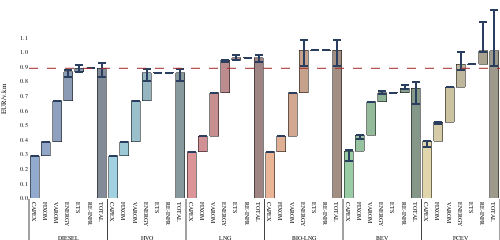
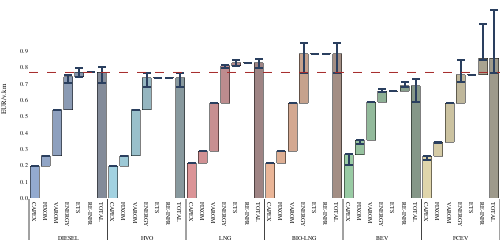
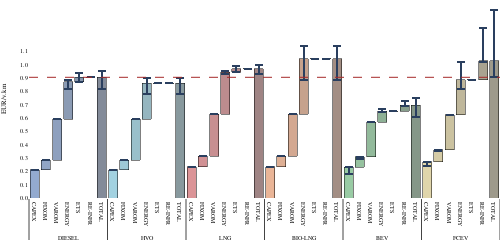
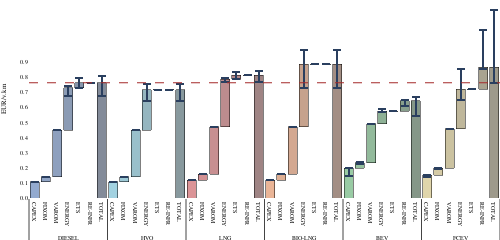

These figures' notebook cell, in order:
### Markdown cell above
### TCO (Waterfall charts for a given year)

### Code cell
#Please set the year of analysis
Year=[2030]
Total_Matrix=Total_Matrix_km(Cases,data,CONSTANTS)
for c in Cases.iterrows():
    for y in Year:
        print(c[1]["Case"], y)
        results=Create_Waterfall(Cases,c, y, Total_Matrix, data, CONSTANTS)
        fig = results[0]
        fig.show()
        fig.write_image(os.path.join(results_folder, "TCO_{}_{}_2.svg".format(c[1]["Case"], y)), engine="kaleido")

### Figure 1 — Plotly figure (JSON) as saved in the notebook; plotly's stock layout.template omitted (floating-point values rounded to 4 significant figures)
{"data": [{"marker": {"color": "rgba(0,0,0,0)", "line": {"color": "rgba(0,0,0,0)"}}, "name": "", "type": "bar", "x": [["DIESEL", "DIESEL", "DIESEL", "DIESEL", "DIESEL", "DIESEL", "DIESEL", "HVO", "HVO", "HVO", "HVO", "HVO", "HVO", "HVO", "LNG", "LNG", "LNG", "LNG", "LNG", "LNG", "LNG", "BIO-LNG", "BIO-LNG", "BIO-LNG", "BIO-LNG", "BIO-LNG", "BIO-LNG", "BIO-LNG", "BEV", "BEV", "BEV", "BEV", "BEV", "BEV", "BEV", "FCEV", "FCEV", "FCEV", "FCEV", "FCEV", "FCEV", "FCEV"], ["CAPEX", "FIXOM", "VAROM", "ENERGY", "ETS", "RE-INFR", "TOTAL", "CAPEX", "FIXOM", "VAROM", "ENERGY", "ETS", "RE-INFR", "TOTAL", "CAPEX", "FIXOM", "VAROM", "ENERGY", "ETS", "RE-INFR", "TOTAL", "CAPEX", "FIXOM", "VAROM", "ENERGY", "ETS", "RE-INFR", "TOTAL", "CAPEX", "FIXOM", "VAROM", "ENERGY", "ETS", "RE-INFR", "TOTAL", "CAPEX", "FIXOM", "VAROM", "ENERGY", "ETS", "RE-INFR", "TOTAL", "CAPEX", "FIXOM", "VAROM", "ENERGY", "ETS", "RE-INFR", "TOTAL"]], "y": [0, 0.2898, 0.3864, 0.6674, 0.8649, 0.8891, 0, 0, 0.2898, 0.3864, 0.6674, 0.8571, 0.8571, 0, 0, 0.3187, 0.4251, 0.7208, 0.9436, 0.9609, 0, 0, 0.3187, 0.4251, 0.7208, 1.014, 1.014, 0, 0, 0.3221, 0.4295, 0.6613, 0.7209, 0.7209, 0, 0, 0.3907, 0.521, 0.7579, 0.917, 0.917, 0]}, {"error_y": {"array": [0, 0, 0, 0.009648, 0.02423, 0, 0.03387, 0, 0, 0, 0.02638, 0, 0, 0.02638, 0, 0, 0, 0.005397, 0.01732, 0, 0.02271, 0, 0, 0, 0.06673, 0, 0, 0.06673, 0.005119, 0.001708, 0, 0.01084, 0, 0.02298, 0.04065, 0, 0, 0, 0.08078, 0, 0.1999, 0.2807], "arrayminus": [0, 0, 0, 0.03776, 0.02423, 0, 0.06199, 0, 0, 0, 0.05479, 0, 0, 0.05479, 0, 0, 0, 0.01166, 0.01732, 0, 0.02898, 0, 0, 0, 0.1112, 0, 0, 0.1112, 0.07166, 0.02391, 0, 0.005421, 0, 0.005746, 0.1067, 0.03796, 0.01266, 0, 0.04257, 0, 0.01059, 0.1038], "symmetric": false, "type": "data"}, "marker": {"color": ["rgba(76,114,176,0.6)", "rgba(72,106,161,0.6)", "rgba(67,97,147,0.6)", "rgba(63,89,131,0.6)", "rgba(58,80,117,0.6)", "rgba(54,72,101,0.6)", "rgba(49,63,86,0.6)", "rgba(100,181,205,0.6)", "rgba(93,165,187,0.6)", "rgba(86,150,169,0.6)", "rgba(79,133,150,0.6)", "rgba(71,118,132,0.6)", "rgba(64,101,113,0.6)", "rgba(57,86,94,0.6)", "rgba(196,78,82,0.6)", "rgba(179,73,77,0.6)", "rgba(163,69,72,0.6)", "rgba(145,64,67,0.6)", "rgba(129,59,62,0.6)", "rgba(111,54,56,0.6)", "rgba(95,50,51,0.6)", "rgba(221,132,82,0.6)", "rgba(201,122,77,0.6)", "rgba(182,111,72,0.6)", "rgba(161,100,66,0.6)", "rgba(142,90,61,0.6)", "rgba(121,79,56,0.6)", "rgba(102,68,51,0.6)", "rgba(85,168,104,0.6)", "rgba(80,154,96,0.6)", "rgba(74,140,89,0.6)", "rgba(68,125,81,0.6)", "rgba(63,111,74,0.6)", "rgba(57,96,66,0.6)", "rgba(52,82,58,0.6)", "rgba(204,185,116,0.6)", "rgba(186,169,107,0.6)", "rgba(168,153,98,0.6)", "rgba(149,136,89,0.6)", "rgba(131,120,80,0.6)", "rgba(112,103,71,0.6)", "rgba(94,87,62,0.6)"], "line": {"color": "black"}}, "name": "TCO", "type": "bar", "x": [["DIESEL", "DIESEL", "DIESEL", "DIESEL", "DIESEL", "DIESEL", "DIESEL", "HVO", "HVO", "HVO", "HVO", "HVO", "HVO", "HVO", "LNG", "LNG", "LNG", "LNG", "LNG", "LNG", "LNG", "BIO-LNG", "BIO-LNG", "BIO-LNG", "BIO-LNG", "BIO-LNG", "BIO-LNG", "BIO-LNG", "BEV", "BEV", "BEV", "BEV", "BEV", "BEV", "BEV", "FCEV", "FCEV", "FCEV", "FCEV", "FCEV", "FCEV", "FCEV"], ["CAPEX", "FIXOM", "VAROM", "ENERGY", "ETS", "RE-INFR", "TOTAL", "CAPEX", "FIXOM", "VAROM", "ENERGY", "ETS", "RE-INFR", "TOTAL", "CAPEX", "FIXOM", "VAROM", "ENERGY", "ETS", "RE-INFR", "TOTAL", "CAPEX", "FIXOM", "VAROM", "ENERGY", "ETS", "RE-INFR", "TOTAL", "CAPEX", "FIXOM", "VAROM", "ENERGY", "ETS", "RE-INFR", "TOTAL", "CAPEX", "FIXOM", "VAROM", "ENERGY", "ETS", "RE-INFR", "TOTAL", "CAPEX", "FIXOM", "VAROM", "ENERGY", "ETS", "RE-INFR", "TOTAL"]], "y": [0.2898, 0.09666, 0.281, 0.1975, 0.02423, 0, 0.8891, 0.2898, 0.09666, 0.281, 0.1897, 0, 0, 0.8571, 0.3187, 0.1063, 0.2958, 0.2227, 0.01732, 0, 0.9609, 0.3187, 0.1063, 0.2958, 0.2932, 0, 0, 1.014, 0.3221, 0.1074, 0.2318, 0.05963, 0, 0.03122, 0.7521, 0.3907, 0.1303, 0.2368, 0.1592, 0, 0.0919, 1.009]}], "layout": {"barmode": "stack", "font": {"color": "Black", "family": "CMU Serif", "size": 6}, "height": 200, "margin": {"b": 0, "l": 0, "r": 0, "t": 0}, "paper_bgcolor": "rgba(0,0,0,0)", "plot_bgcolor": "rgba(0,0,0,0)", "shapes": [{"line": {"color": "brown", "dash": "dash", "width": 1}, "type": "line", "x0": 0, "x1": 1, "xref": "x domain", "y0": 0.8891, "y1": 0.8891, "yref": "y"}], "showlegend": false, "width": 500, "yaxis": {"tickmode": "array", "ticktext": ["0.0", "0.1", "0.2", "0.3", "0.4", "0.5", "0.6", "0.7", "0.8", "0.9", "1.0", "1.1"], "tickvals": [0, 0.1, 0.2, 0.3, 0.4, 0.5, 0.6, 0.7, 0.8, 0.9, 1, 1.1], "title": {"text": "EUR/v.km"}}}}

### Figure 2 — Plotly figure (JSON) as saved in the notebook; plotly's stock layout.template omitted (floating-point values rounded to 4 significant figures)
{"data": [{"marker": {"color": "rgba(0,0,0,0)", "line": {"color": "rgba(0,0,0,0)"}}, "name": "", "type": "bar", "x": [["DIESEL", "DIESEL", "DIESEL", "DIESEL", "DIESEL", "DIESEL", "DIESEL", "HVO", "HVO", "HVO", "HVO", "HVO", "HVO", "HVO", "LNG", "LNG", "LNG", "LNG", "LNG", "LNG", "LNG", "BIO-LNG", "BIO-LNG", "BIO-LNG", "BIO-LNG", "BIO-LNG", "BIO-LNG", "BIO-LNG", "BEV", "BEV", "BEV", "BEV", "BEV", "BEV", "BEV", "FCEV", "FCEV", "FCEV", "FCEV", "FCEV", "FCEV", "FCEV"], ["CAPEX", "FIXOM", "VAROM", "ENERGY", "ETS", "RE-INFR", "TOTAL", "CAPEX", "FIXOM", "VAROM", "ENERGY", "ETS", "RE-INFR", "TOTAL", "CAPEX", "FIXOM", "VAROM", "ENERGY", "ETS", "RE-INFR", "TOTAL", "CAPEX", "FIXOM", "VAROM", "ENERGY", "ETS", "RE-INFR", "TOTAL", "CAPEX", "FIXOM", "VAROM", "ENERGY", "ETS", "RE-INFR", "TOTAL", "CAPEX", "FIXOM", "VAROM", "ENERGY", "ETS", "RE-INFR", "TOTAL", "CAPEX", "FIXOM", "VAROM", "ENERGY", "ETS", "RE-INFR", "TOTAL"]], "y": [0, 0.194, 0.2588, 0.5397, 0.7431, 0.768, 0, 0, 0.194, 0.2588, 0.5397, 0.7351, 0.7351, 0, 0, 0.2134, 0.2846, 0.5804, 0.8097, 0.8275, 0, 0, 0.2134, 0.2846, 0.5804, 0.8822, 0.8822, 0, 0, 0.2661, 0.3548, 0.5866, 0.6526, 0.6526, 0, 0, 0.2567, 0.3423, 0.5792, 0.7549, 0.7549, 0]}, {"error_y": {"array": [0, 0, 0, 0.009932, 0.02494, 0, 0.03487, 0, 0, 0, 0.02716, 0, 0, 0.02716, 0, 0, 0, 0.005556, 0.01783, 0, 0.02338, 0, 0, 0, 0.0687, 0, 0, 0.0687, 0.004621, 0.001542, 0, 0.01201, 0, 0.02546, 0.04363, 0, 0, 0, 0.08916, 0, 0.2064, 0.2956], "arrayminus": [0, 0, 0, 0.03888, 0.02494, 0, 0.06382, 0, 0, 0, 0.0564, 0, 0, 0.0564, 0, 0, 0, 0.01201, 0.01783, 0, 0.02984, 0, 0, 0, 0.1145, 0, 0, 0.1145, 0.06469, 0.02158, 0, 0.006005, 0, 0.006365, 0.09865, 0.02373, 0.007915, 0, 0.04699, 0, 0.01099, 0.08962], "symmetric": false, "type": "data"}, "marker": {"color": ["rgba(76,114,176,0.6)", "rgba(72,106,161,0.6)", "rgba(67,97,147,0.6)", "rgba(63,89,131,0.6)", "rgba(58,80,117,0.6)", "rgba(54,72,101,0.6)", "rgba(49,63,86,0.6)", "rgba(100,181,205,0.6)", "rgba(93,165,187,0.6)", "rgba(86,150,169,0.6)", "rgba(79,133,150,0.6)", "rgba(71,118,132,0.6)", "rgba(64,101,113,0.6)", "rgba(57,86,94,0.6)", "rgba(196,78,82,0.6)", "rgba(179,73,77,0.6)", "rgba(163,69,72,0.6)", "rgba(145,64,67,0.6)", "rgba(129,59,62,0.6)", "rgba(111,54,56,0.6)", "rgba(95,50,51,0.6)", "rgba(221,132,82,0.6)", "rgba(201,122,77,0.6)", "rgba(182,111,72,0.6)", "rgba(161,100,66,0.6)", "rgba(142,90,61,0.6)", "rgba(121,79,56,0.6)", "rgba(102,68,51,0.6)", "rgba(85,168,104,0.6)", "rgba(80,154,96,0.6)", "rgba(74,140,89,0.6)", "rgba(68,125,81,0.6)", "rgba(63,111,74,0.6)", "rgba(57,96,66,0.6)", "rgba(52,82,58,0.6)", "rgba(204,185,116,0.6)", "rgba(186,169,107,0.6)", "rgba(168,153,98,0.6)", "rgba(149,136,89,0.6)", "rgba(131,120,80,0.6)", "rgba(112,103,71,0.6)", "rgba(94,87,62,0.6)"], "line": {"color": "black"}}, "name": "TCO", "type": "bar", "x": [["DIESEL", "DIESEL", "DIESEL", "DIESEL", "DIESEL", "DIESEL", "DIESEL", "HVO", "HVO", "HVO", "HVO", "HVO", "HVO", "HVO", "LNG", "LNG", "LNG", "LNG", "LNG", "LNG", "LNG", "BIO-LNG", "BIO-LNG", "BIO-LNG", "BIO-LNG", "BIO-LNG", "BIO-LNG", "BIO-LNG", "BEV", "BEV", "BEV", "BEV", "BEV", "BEV", "BEV", "FCEV", "FCEV", "FCEV", "FCEV", "FCEV", "FCEV", "FCEV"], ["CAPEX", "FIXOM", "VAROM", "ENERGY", "ETS", "RE-INFR", "TOTAL", "CAPEX", "FIXOM", "VAROM", "ENERGY", "ETS", "RE-INFR", "TOTAL", "CAPEX", "FIXOM", "VAROM", "ENERGY", "ETS", "RE-INFR", "TOTAL", "CAPEX", "FIXOM", "VAROM", "ENERGY", "ETS", "RE-INFR", "TOTAL", "CAPEX", "FIXOM", "VAROM", "ENERGY", "ETS", "RE-INFR", "TOTAL", "CAPEX", "FIXOM", "VAROM", "ENERGY", "ETS", "RE-INFR", "TOTAL", "CAPEX", "FIXOM", "VAROM", "ENERGY", "ETS", "RE-INFR", "TOTAL"]], "y": [0.194, 0.06473, 0.281, 0.2033, 0.02494, 0, 0.768, 0.194, 0.06473, 0.281, 0.1953, 0, 0, 0.7351, 0.2134, 0.0712, 0.2958, 0.2293, 0.01783, 0, 0.8275, 0.2134, 0.0712, 0.2958, 0.3018, 0, 0, 0.8822, 0.2661, 0.08875, 0.2318, 0.06605, 0, 0.03459, 0.6872, 0.2567, 0.08563, 0.2368, 0.1757, 0, 0.1005, 0.8553]}], "layout": {"barmode": "stack", "font": {"color": "Black", "family": "CMU Serif", "size": 6}, "height": 200, "margin": {"b": 0, "l": 0, "r": 0, "t": 0}, "paper_bgcolor": "rgba(0,0,0,0)", "plot_bgcolor": "rgba(0,0,0,0)", "shapes": [{"line": {"color": "brown", "dash": "dash", "width": 1}, "type": "line", "x0": 0, "x1": 1, "xref": "x domain", "y0": 0.768, "y1": 0.768, "yref": "y"}], "showlegend": false, "width": 500, "yaxis": {"tickmode": "array", "ticktext": ["0.0", "0.1", "0.2", "0.3", "0.4", "0.5", "0.6", "0.7", "0.8", "0.9"], "tickvals": [0, 0.1, 0.2, 0.3, 0.4, 0.5, 0.6, 0.7, 0.8, 0.9], "title": {"text": "EUR/v.km"}}}}

### Figure 3 — Plotly figure (JSON) as saved in the notebook; plotly's stock layout.template omitted (floating-point values rounded to 4 significant figures)
{"data": [{"marker": {"color": "rgba(0,0,0,0)", "line": {"color": "rgba(0,0,0,0)"}}, "name": "", "type": "bar", "x": [["DIESEL", "DIESEL", "DIESEL", "DIESEL", "DIESEL", "DIESEL", "DIESEL", "HVO", "HVO", "HVO", "HVO", "HVO", "HVO", "HVO", "LNG", "LNG", "LNG", "LNG", "LNG", "LNG", "LNG", "BIO-LNG", "BIO-LNG", "BIO-LNG", "BIO-LNG", "BIO-LNG", "BIO-LNG", "BIO-LNG", "BEV", "BEV", "BEV", "BEV", "BEV", "BEV", "BEV", "FCEV", "FCEV", "FCEV", "FCEV", "FCEV", "FCEV", "FCEV"], ["CAPEX", "FIXOM", "VAROM", "ENERGY", "ETS", "RE-INFR", "TOTAL", "CAPEX", "FIXOM", "VAROM", "ENERGY", "ETS", "RE-INFR", "TOTAL", "CAPEX", "FIXOM", "VAROM", "ENERGY", "ETS", "RE-INFR", "TOTAL", "CAPEX", "FIXOM", "VAROM", "ENERGY", "ETS", "RE-INFR", "TOTAL", "CAPEX", "FIXOM", "VAROM", "ENERGY", "ETS", "RE-INFR", "TOTAL", "CAPEX", "FIXOM", "VAROM", "ENERGY", "ETS", "RE-INFR", "TOTAL", "CAPEX", "FIXOM", "VAROM", "ENERGY", "ETS", "RE-INFR", "TOTAL"]], "y": [0, 0.2132, 0.2843, 0.5908, 0.8706, 0.9049, 0, 0, 0.2132, 0.2843, 0.5908, 0.8595, 0.8595, 0, 0, 0.2345, 0.3127, 0.6279, 0.9434, 0.9679, 0, 0, 0.2345, 0.3127, 0.6279, 1.043, 1.043, 0, 0, 0.2323, 0.3098, 0.5671, 0.6506, 0.6506, 0, 0, 0.2708, 0.3611, 0.6235, 0.8852, 0.8852, 0]}, {"error_y": {"array": [0, 0, 0, 0.01366, 0.03431, 0, 0.04798, 0, 0, 0, 0.03736, 0, 0, 0.03736, 0, 0, 0, 0.007643, 0.02452, 0, 0.03216, 0, 0, 0, 0.09449, 0, 0, 0.09449, 0.003656, 0.00122, 0, 0.01518, 0, 0.03218, 0.05223, 0, 0, 0, 0.1328, 0, 0.247, 0.3798], "arrayminus": [0, 0, 0, 0.05349, 0.03431, 0, 0.0878, 0, 0, 0, 0.0776, 0, 0, 0.0776, 0, 0, 0, 0.01652, 0.02452, 0, 0.04104, 0, 0, 0, 0.1575, 0, 0, 0.1575, 0.05119, 0.01708, 0, 0.007589, 0, 0.008045, 0.0839, 0.02768, 0.009234, 0, 0.06998, 0, 0.01294, 0.1198], "symmetric": false, "type": "data"}, "marker": {"color": ["rgba(76,114,176,0.6)", "rgba(72,106,161,0.6)", "rgba(67,97,147,0.6)", "rgba(63,89,131,0.6)", "rgba(58,80,117,0.6)", "rgba(54,72,101,0.6)", "rgba(49,63,86,0.6)", "rgba(100,181,205,0.6)", "rgba(93,165,187,0.6)", "rgba(86,150,169,0.6)", "rgba(79,133,150,0.6)", "rgba(71,118,132,0.6)", "rgba(64,101,113,0.6)", "rgba(57,86,94,0.6)", "rgba(196,78,82,0.6)", "rgba(179,73,77,0.6)", "rgba(163,69,72,0.6)", "rgba(145,64,67,0.6)", "rgba(129,59,62,0.6)", "rgba(111,54,56,0.6)", "rgba(95,50,51,0.6)", "rgba(221,132,82,0.6)", "rgba(201,122,77,0.6)", "rgba(182,111,72,0.6)", "rgba(161,100,66,0.6)", "rgba(142,90,61,0.6)", "rgba(121,79,56,0.6)", "rgba(102,68,51,0.6)", "rgba(85,168,104,0.6)", "rgba(80,154,96,0.6)", "rgba(74,140,89,0.6)", "rgba(68,125,81,0.6)", "rgba(63,111,74,0.6)", "rgba(57,96,66,0.6)", "rgba(52,82,58,0.6)", "rgba(204,185,116,0.6)", "rgba(186,169,107,0.6)", "rgba(168,153,98,0.6)", "rgba(149,136,89,0.6)", "rgba(131,120,80,0.6)", "rgba(112,103,71,0.6)", "rgba(94,87,62,0.6)"], "line": {"color": "black"}}, "name": "TCO", "type": "bar", "x": [["DIESEL", "DIESEL", "DIESEL", "DIESEL", "DIESEL", "DIESEL", "DIESEL", "HVO", "HVO", "HVO", "HVO", "HVO", "HVO", "HVO", "LNG", "LNG", "LNG", "LNG", "LNG", "LNG", "LNG", "BIO-LNG", "BIO-LNG", "BIO-LNG", "BIO-LNG", "BIO-LNG", "BIO-LNG", "BIO-LNG", "BEV", "BEV", "BEV", "BEV", "BEV", "BEV", "BEV", "FCEV", "FCEV", "FCEV", "FCEV", "FCEV", "FCEV", "FCEV"], ["CAPEX", "FIXOM", "VAROM", "ENERGY", "ETS", "RE-INFR", "TOTAL", "CAPEX", "FIXOM", "VAROM", "ENERGY", "ETS", "RE-INFR", "TOTAL", "CAPEX", "FIXOM", "VAROM", "ENERGY", "ETS", "RE-INFR", "TOTAL", "CAPEX", "FIXOM", "VAROM", "ENERGY", "ETS", "RE-INFR", "TOTAL", "CAPEX", "FIXOM", "VAROM", "ENERGY", "ETS", "RE-INFR", "TOTAL", "CAPEX", "FIXOM", "VAROM", "ENERGY", "ETS", "RE-INFR", "TOTAL", "CAPEX", "FIXOM", "VAROM", "ENERGY", "ETS", "RE-INFR", "TOTAL"]], "y": [0.2132, 0.07111, 0.3065, 0.2798, 0.03431, 0, 0.9049, 0.2132, 0.07111, 0.3065, 0.2687, 0, 0, 0.8595, 0.2345, 0.07822, 0.3152, 0.3154, 0.02452, 0, 0.9679, 0.2345, 0.07822, 0.3152, 0.4151, 0, 0, 1.043, 0.2323, 0.07749, 0.2573, 0.08348, 0, 0.04371, 0.6943, 0.2708, 0.09033, 0.2624, 0.2617, 0, 0.1452, 1.03]}], "layout": {"barmode": "stack", "font": {"color": "Black", "family": "CMU Serif", "size": 6}, "height": 200, "margin": {"b": 0, "l": 0, "r": 0, "t": 0}, "paper_bgcolor": "rgba(0,0,0,0)", "plot_bgcolor": "rgba(0,0,0,0)", "shapes": [{"line": {"color": "brown", "dash": "dash", "width": 1}, "type": "line", "x0": 0, "x1": 1, "xref": "x domain", "y0": 0.9049, "y1": 0.9049, "yref": "y"}], "showlegend": false, "width": 500, "yaxis": {"tickmode": "array", "ticktext": ["0.0", "0.1", "0.2", "0.3", "0.4", "0.5", "0.6", "0.7", "0.8", "0.9", "1.0", "1.1"], "tickvals": [0, 0.1, 0.2, 0.3, 0.4, 0.5, 0.6, 0.7, 0.8, 0.9, 1, 1.1], "title": {"text": "EUR/v.km"}}}}

### Figure 4 — Plotly figure (JSON) as saved in the notebook; plotly's stock layout.template omitted (floating-point values rounded to 4 significant figures)
{"data": [{"marker": {"color": "rgba(0,0,0,0)", "line": {"color": "rgba(0,0,0,0)"}}, "name": "", "type": "bar", "x": [["DIESEL", "DIESEL", "DIESEL", "DIESEL", "DIESEL", "DIESEL", "DIESEL", "HVO", "HVO", "HVO", "HVO", "HVO", "HVO", "HVO", "LNG", "LNG", "LNG", "LNG", "LNG", "LNG", "LNG", "BIO-LNG", "BIO-LNG", "BIO-LNG", "BIO-LNG", "BIO-LNG", "BIO-LNG", "BIO-LNG", "BEV", "BEV", "BEV", "BEV", "BEV", "BEV", "BEV", "FCEV", "FCEV", "FCEV", "FCEV", "FCEV", "FCEV", "FCEV"], ["CAPEX", "FIXOM", "VAROM", "ENERGY", "ETS", "RE-INFR", "TOTAL", "CAPEX", "FIXOM", "VAROM", "ENERGY", "ETS", "RE-INFR", "TOTAL", "CAPEX", "FIXOM", "VAROM", "ENERGY", "ETS", "RE-INFR", "TOTAL", "CAPEX", "FIXOM", "VAROM", "ENERGY", "ETS", "RE-INFR", "TOTAL", "CAPEX", "FIXOM", "VAROM", "ENERGY", "ETS", "RE-INFR", "TOTAL", "CAPEX", "FIXOM", "VAROM", "ENERGY", "ETS", "RE-INFR", "TOTAL", "CAPEX", "FIXOM", "VAROM", "ENERGY", "ETS", "RE-INFR", "TOTAL"]], "y": [0, 0.1066, 0.1421, 0.4487, 0.7284, 0.7627, 0, 0, 0.1066, 0.1421, 0.4487, 0.7174, 0.7174, 0, 0, 0.1172, 0.1564, 0.4716, 0.787, 0.8115, 0, 0, 0.1172, 0.1564, 0.4716, 0.8867, 0.8867, 0, 0, 0.1957, 0.2344, 0.4917, 0.5752, 0.5752, 0, 0, 0.1506, 0.1958, 0.4581, 0.7198, 0.7198, 0]}, {"error_y": {"array": [0, 0, 0, 0.01366, 0.03431, 0, 0.04798, 0, 0, 0, 0.03736, 0, 0, 0.03736, 0, 0, 0, 0.007643, 0.02452, 0, 0.03216, 0, 0, 0, 0.09449, 0, 0, 0.09449, 0.003656, 0.0006098, 0, 0.01518, 0, 0.008045, 0.02749, 0, 0, 0, 0.1328, 0, 0.247, 0.3798], "arrayminus": [0, 0, 0, 0.05349, 0.03431, 0, 0.0878, 0, 0, 0, 0.0776, 0, 0, 0.0776, 0, 0, 0, 0.01652, 0.02452, 0, 0.04104, 0, 0, 0, 0.1575, 0, 0, 0.1575, 0.05119, 0.008538, 0, 0.007589, 0, 0.03218, 0.09949, 0.01384, 0.004617, 0, 0.06998, 0, 0.01294, 0.1014], "symmetric": false, "type": "data"}, "marker": {"color": ["rgba(76,114,176,0.6)", "rgba(72,106,161,0.6)", "rgba(67,97,147,0.6)", "rgba(63,89,131,0.6)", "rgba(58,80,117,0.6)", "rgba(54,72,101,0.6)", "rgba(49,63,86,0.6)", "rgba(100,181,205,0.6)", "rgba(93,165,187,0.6)", "rgba(86,150,169,0.6)", "rgba(79,133,150,0.6)", "rgba(71,118,132,0.6)", "rgba(64,101,113,0.6)", "rgba(57,86,94,0.6)", "rgba(196,78,82,0.6)", "rgba(179,73,77,0.6)", "rgba(163,69,72,0.6)", "rgba(145,64,67,0.6)", "rgba(129,59,62,0.6)", "rgba(111,54,56,0.6)", "rgba(95,50,51,0.6)", "rgba(221,132,82,0.6)", "rgba(201,122,77,0.6)", "rgba(182,111,72,0.6)", "rgba(161,100,66,0.6)", "rgba(142,90,61,0.6)", "rgba(121,79,56,0.6)", "rgba(102,68,51,0.6)", "rgba(85,168,104,0.6)", "rgba(80,154,96,0.6)", "rgba(74,140,89,0.6)", "rgba(68,125,81,0.6)", "rgba(63,111,74,0.6)", "rgba(57,96,66,0.6)", "rgba(52,82,58,0.6)", "rgba(204,185,116,0.6)", "rgba(186,169,107,0.6)", "rgba(168,153,98,0.6)", "rgba(149,136,89,0.6)", "rgba(131,120,80,0.6)", "rgba(112,103,71,0.6)", "rgba(94,87,62,0.6)"], "line": {"color": "black"}}, "name": "TCO", "type": "bar", "x": [["DIESEL", "DIESEL", "DIESEL", "DIESEL", "DIESEL", "DIESEL", "DIESEL", "HVO", "HVO", "HVO", "HVO", "HVO", "HVO", "HVO", "LNG", "LNG", "LNG", "LNG", "LNG", "LNG", "LNG", "BIO-LNG", "BIO-LNG", "BIO-LNG", "BIO-LNG", "BIO-LNG", "BIO-LNG", "BIO-LNG", "BEV", "BEV", "BEV", "BEV", "BEV", "BEV", "BEV", "FCEV", "FCEV", "FCEV", "FCEV", "FCEV", "FCEV", "FCEV"], ["CAPEX", "FIXOM", "VAROM", "ENERGY", "ETS", "RE-INFR", "TOTAL", "CAPEX", "FIXOM", "VAROM", "ENERGY", "ETS", "RE-INFR", "TOTAL", "CAPEX", "FIXOM", "VAROM", "ENERGY", "ETS", "RE-INFR", "TOTAL", "CAPEX", "FIXOM", "VAROM", "ENERGY", "ETS", "RE-INFR", "TOTAL", "CAPEX", "FIXOM", "VAROM", "ENERGY", "ETS", "RE-INFR", "TOTAL", "CAPEX", "FIXOM", "VAROM", "ENERGY", "ETS", "RE-INFR", "TOTAL", "CAPEX", "FIXOM", "VAROM", "ENERGY", "ETS", "RE-INFR", "TOTAL"]], "y": [0.1066, 0.03556, 0.3065, 0.2798, 0.03431, 0, 0.7627, 0.1066, 0.03556, 0.3065, 0.2687, 0, 0, 0.7174, 0.1172, 0.03911, 0.3152, 0.3154, 0.02452, 0, 0.8115, 0.1172, 0.03911, 0.3152, 0.4151, 0, 0, 0.8867, 0.1957, 0.03874, 0.2573, 0.08348, 0, 0.06785, 0.643, 0.1506, 0.04516, 0.2624, 0.2617, 0, 0.1452, 0.8651]}], "layout": {"barmode": "stack", "font": {"color": "Black", "family": "CMU Serif", "size": 6}, "height": 200, "margin": {"b": 0, "l": 0, "r": 0, "t": 0}, "paper_bgcolor": "rgba(0,0,0,0)", "plot_bgcolor": "rgba(0,0,0,0)", "shapes": [{"line": {"color": "brown", "dash": "dash", "width": 1}, "type": "line", "x0": 0, "x1": 1, "xref": "x domain", "y0": 0.7627, "y1": 0.7627, "yref": "y"}], "showlegend": false, "width": 500, "yaxis": {"tickmode": "array", "ticktext": ["0.0", "0.1", "0.2", "0.3", "0.4", "0.5", "0.6", "0.7", "0.8", "0.9"], "tickvals": [0, 0.1, 0.2, 0.3, 0.4, 0.5, 0.6, 0.7, 0.8, 0.9], "title": {"text": "EUR/v.km"}}}}
